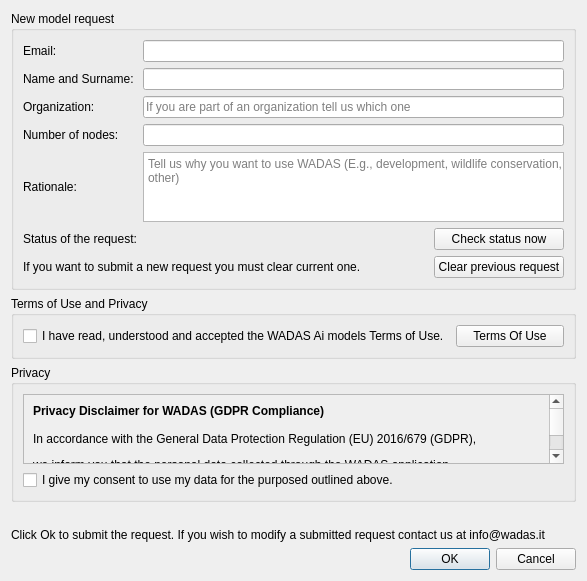
<?xml version="1.0" encoding="UTF-8"?>
<ui version="4.0">
 <class>DialogModelAccessRequest</class>
 <widget class="QDialog" name="DialogModelAccessRequest">
  <property name="geometry">
   <rect>
    <x>0</x>
    <y>0</y>
    <width>587</width>
    <height>546</height>
   </rect>
  </property>
  <property name="windowTitle">
   <string>Ai models access request</string>
  </property>
  <layout class="QGridLayout" name="gridLayout">
   <item row="7" column="0" colspan="3">
    <widget class="QLabel" name="label_error">
     <property name="text">
      <string/>
     </property>
    </widget>
   </item>
   <item row="5" column="0" colspan="3">
    <widget class="QGroupBox" name="groupBox">
     <property name="title">
      <string>Terms of Use and Privacy</string>
     </property>
     <layout class="QGridLayout" name="gridLayout_2">
      <item row="0" column="0">
       <widget class="QCheckBox" name="checkBox_terms_of_use">
        <property name="text">
         <string>I have read, understood and accepted the WADAS Ai models Terms of Use.</string>
        </property>
       </widget>
      </item>
      <item row="0" column="1">
       <widget class="QPushButton" name="pushButton_terms_of_use">
        <property name="text">
         <string>Terms Of Use</string>
        </property>
       </widget>
      </item>
     </layout>
    </widget>
   </item>
   <item row="3" column="0" colspan="3">
    <widget class="QGroupBox" name="groupBox_new_request">
     <property name="sizePolicy">
      <sizepolicy hsizetype="Preferred" vsizetype="Preferred">
       <horstretch>0</horstretch>
       <verstretch>0</verstretch>
      </sizepolicy>
     </property>
     <property name="title">
      <string>New model request</string>
     </property>
     <layout class="QGridLayout" name="gridLayout_3">
      <item row="4" column="1" colspan="2">
       <widget class="QLineEdit" name="lineEdit_node_num"/>
      </item>
      <item row="4" column="0">
       <widget class="QLabel" name="label_6">
        <property name="text">
         <string>Number of nodes:</string>
        </property>
       </widget>
      </item>
      <item row="7" column="2">
       <widget class="QPushButton" name="pushButton_check_request">
        <property name="sizePolicy">
         <sizepolicy hsizetype="Preferred" vsizetype="Fixed">
          <horstretch>0</horstretch>
          <verstretch>0</verstretch>
         </sizepolicy>
        </property>
        <property name="text">
         <string>Check status now</string>
        </property>
       </widget>
      </item>
      <item row="3" column="1" colspan="2">
       <widget class="QLineEdit" name="lineEdit_organization">
        <property name="placeholderText">
         <string>If you are part of an organization tell us which one</string>
        </property>
       </widget>
      </item>
      <item row="2" column="1" colspan="2">
       <widget class="QLineEdit" name="lineEdit_name_surname">
        <property name="placeholderText">
         <string/>
        </property>
       </widget>
      </item>
      <item row="3" column="0">
       <widget class="QLabel" name="label_5">
        <property name="text">
         <string>Organization:</string>
        </property>
       </widget>
      </item>
      <item row="5" column="1" colspan="2">
       <widget class="QPlainTextEdit" name="plainTextEdit_rationale">
        <property name="placeholderText">
         <string>Tell us why you want to use WADAS (E.g., development, wildlife conservation, other)</string>
        </property>
       </widget>
      </item>
      <item row="0" column="1" colspan="2">
       <widget class="QLineEdit" name="lineEdit_email"/>
      </item>
      <item row="7" column="0">
       <widget class="QLabel" name="label_status_title">
        <property name="text">
         <string>Status of the request:</string>
        </property>
        <property name="alignment">
         <set>Qt::AlignmentFlag::AlignLeading|Qt::AlignmentFlag::AlignLeft|Qt::AlignmentFlag::AlignVCenter</set>
        </property>
       </widget>
      </item>
      <item row="7" column="1">
       <widget class="QLabel" name="label_request_status">
        <property name="sizePolicy">
         <sizepolicy hsizetype="MinimumExpanding" vsizetype="Preferred">
          <horstretch>0</horstretch>
          <verstretch>0</verstretch>
         </sizepolicy>
        </property>
        <property name="text">
         <string/>
        </property>
       </widget>
      </item>
      <item row="0" column="0">
       <widget class="QLabel" name="label_2">
        <property name="text">
         <string>Email:</string>
        </property>
       </widget>
      </item>
      <item row="2" column="0">
       <widget class="QLabel" name="label_4">
        <property name="text">
         <string>Name and Surname:</string>
        </property>
       </widget>
      </item>
      <item row="5" column="0">
       <widget class="QLabel" name="label_7">
        <property name="text">
         <string>Rationale:</string>
        </property>
       </widget>
      </item>
      <item row="9" column="2">
       <widget class="QPushButton" name="pushButton_clear_request">
        <property name="text">
         <string>Clear previous request</string>
        </property>
       </widget>
      </item>
      <item row="9" column="0" colspan="2">
       <widget class="QLabel" name="label_clear_request">
        <property name="text">
         <string>If you want to submit a new request you must clear current one.</string>
        </property>
       </widget>
      </item>
     </layout>
    </widget>
   </item>
   <item row="9" column="0" colspan="3">
    <widget class="QDialogButtonBox" name="buttonBox">
     <property name="orientation">
      <enum>Qt::Orientation::Horizontal</enum>
     </property>
     <property name="standardButtons">
      <set>QDialogButtonBox::StandardButton::Cancel|QDialogButtonBox::StandardButton::Ok</set>
     </property>
    </widget>
   </item>
   <item row="8" column="0" colspan="3">
    <widget class="QLabel" name="label_8">
     <property name="text">
      <string>Click Ok to submit the request. If you wish to modify a submitted request contact us at info@wadas.it</string>
     </property>
    </widget>
   </item>
   <item row="6" column="0" colspan="3">
    <widget class="QGroupBox" name="groupBox_gdpr">
     <property name="title">
      <string>Privacy</string>
     </property>
     <layout class="QGridLayout" name="gridLayout_4">
      <item row="1" column="0">
       <widget class="QCheckBox" name="checkBox_gdpr">
        <property name="text">
         <string>I give my consent to use my data for the purposed outlined above.</string>
        </property>
       </widget>
      </item>
      <item row="0" column="0">
       <widget class="QScrollArea" name="scrollArea">
        <property name="widgetResizable">
         <bool>true</bool>
        </property>
        <widget class="QWidget" name="scrollAreaWidgetContents">
         <property name="geometry">
          <rect>
           <x>0</x>
           <y>0</y>
           <width>535</width>
           <height>298</height>
          </rect>
         </property>
         <layout class="QVBoxLayout" name="verticalLayout">
          <item>
           <widget class="QLabel" name="label">
            <property name="text">
             <string>&lt;html&gt;&lt;head/&gt;&lt;body&gt;&lt;p&gt;&lt;span style=&quot; font-weight:700;&quot;&gt;Privacy Disclaimer for WADAS (GDPR Compliance)&lt;/span&gt;&lt;br/&gt;&lt;br/&gt;In accordance with the General Data Protection Regulation (EU) 2016/679 (GDPR), &lt;/p&gt;&lt;p&gt;we inform you that the personal data collected through the WADAS application — &lt;/p&gt;&lt;p&gt;specifically &lt;span style=&quot; font-weight:700;&quot;&gt;Name&lt;/span&gt;, &lt;span style=&quot; font-weight:700;&quot;&gt;Surname&lt;/span&gt;, &lt;span style=&quot; font-weight:700;&quot;&gt;Email Address&lt;/span&gt;, and &lt;span style=&quot; font-weight:700;&quot;&gt;Organization&lt;/span&gt; — are collected and&lt;/p&gt;&lt;p&gt;processed solely for the purpose of &lt;span style=&quot; font-style:italic;&quot;&gt;identifying and contacting users of the application&lt;/span&gt;.&lt;br/&gt;&lt;br/&gt;Your data will &lt;span style=&quot; font-weight:700;&quot;&gt;not be shared with third parties&lt;/span&gt; under any circumstances and will be&lt;/p&gt;&lt;p&gt;treated with the utmost care and confidentiality.&lt;br/&gt;&lt;br/&gt;By providing your information, you consent to its use for the purposes outlined above.&lt;/p&gt;&lt;p&gt;You have the right to access, rectify, or request the deletion of your data at any time by&lt;/p&gt;&lt;p&gt;contacting the WADAS team at info@wadas.it. &lt;/p&gt;&lt;/body&gt;&lt;/html&gt;</string>
            </property>
           </widget>
          </item>
         </layout>
        </widget>
       </widget>
      </item>
     </layout>
    </widget>
   </item>
  </layout>
 </widget>
 <tabstops>
  <tabstop>lineEdit_email</tabstop>
  <tabstop>lineEdit_name_surname</tabstop>
  <tabstop>lineEdit_organization</tabstop>
  <tabstop>lineEdit_node_num</tabstop>
  <tabstop>plainTextEdit_rationale</tabstop>
  <tabstop>pushButton_check_request</tabstop>
  <tabstop>pushButton_clear_request</tabstop>
  <tabstop>checkBox_terms_of_use</tabstop>
  <tabstop>pushButton_terms_of_use</tabstop>
  <tabstop>scrollArea</tabstop>
  <tabstop>checkBox_gdpr</tabstop>
 </tabstops>
 <resources/>
 <connections>
  <connection>
   <sender>buttonBox</sender>
   <signal>accepted()</signal>
   <receiver>DialogModelAccessRequest</receiver>
   <slot>accept()</slot>
   <hints>
    <hint type="sourcelabel">
     <x>248</x>
     <y>254</y>
    </hint>
    <hint type="destinationlabel">
     <x>157</x>
     <y>274</y>
    </hint>
   </hints>
  </connection>
  <connection>
   <sender>buttonBox</sender>
   <signal>rejected()</signal>
   <receiver>DialogModelAccessRequest</receiver>
   <slot>reject()</slot>
   <hints>
    <hint type="sourcelabel">
     <x>316</x>
     <y>260</y>
    </hint>
    <hint type="destinationlabel">
     <x>286</x>
     <y>274</y>
    </hint>
   </hints>
  </connection>
 </connections>
</ui>
